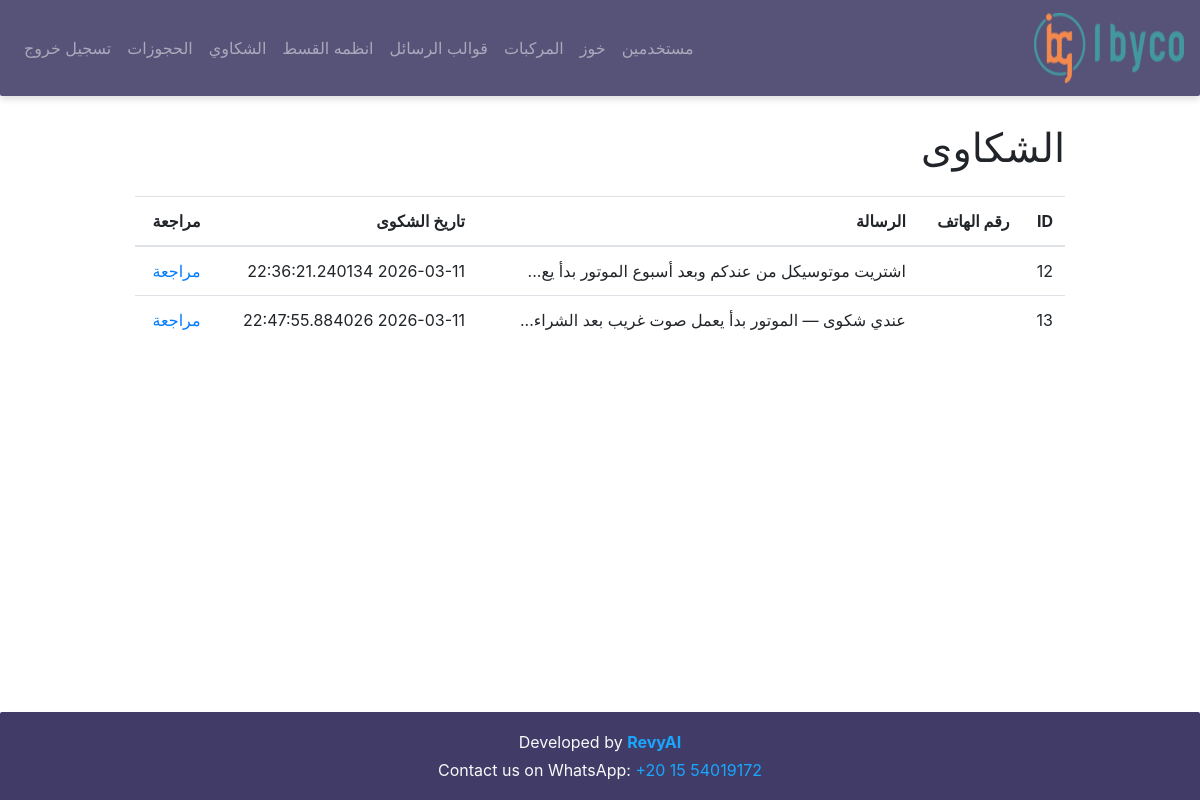
Page /complaints (signed in) on the earlier database version.
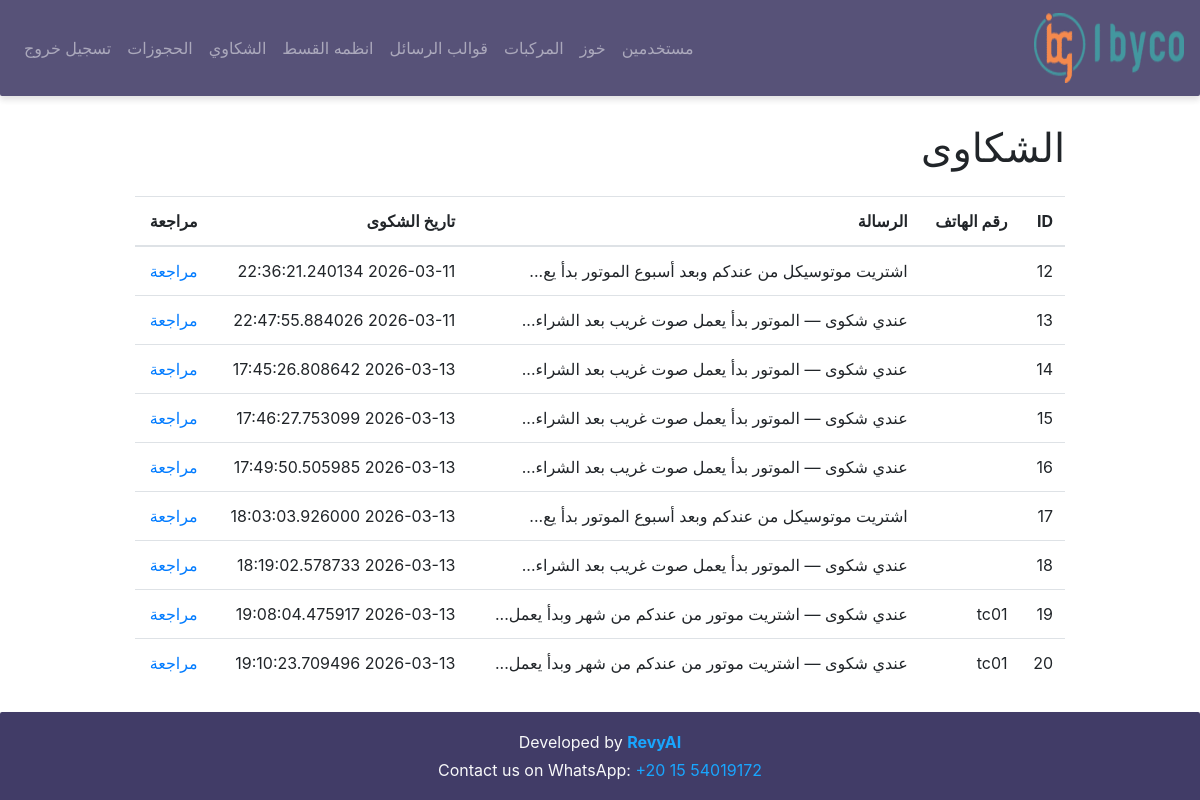
Same page on the later database version.
### models/models.py (models this page shows)
class Complaint(db.Model):
    __tablename__ = "complaints"
    id = db.Column(db.Integer, primary_key=True)
    client_id = db.Column(db.Integer, db.ForeignKey("clients.id"))
    message_text = db.Column(db.Text) # the user message
    is_resolved = db.Column(db.Boolean, default=False) # human will check it
    resolved_at = db.Column(db.DateTime)
    created_at = db.Column(db.DateTime, default=lambda: datetime.now(timezone.utc))

class Client(db.Model):
    __tablename__ = "clients"
    id = db.Column(db.Integer, primary_key=True)
    phone_number = db.Column(db.String(30), unique=True, nullable=False)
    chat_summary = db.Column(db.Text) # this col to keep the history
    last_user_reply = db.Column(db.Text) # the current message
    last_bot_reply = db.Column(db.Text) # this col to enhance the context
    last_bot_reply_type = db.Column(db.String(50)) # this col to classify the message is followup or retarget or normal reply
    last_user_message_at = db.Column(db.DateTime) # this col to detect the users dosent reply
    last_bot_message_at = db.Column(db.DateTime) # this col to avoid spamming
    info = db.Column(db.Text) # this col for info about products the client bought (it will be fill by human )
    has_purchased = db.Column(db.Boolean, default=False) # this col to know the client bought or not (it will be fill by human )
    purchase_date = db.Column(db.DateTime) # this col we use in followup schadualing
    is_active = db.Column(db.Boolean, default=True) # this col help with users dont need to send any message
    created_at = db.Column(db.DateTime, default=lambda: datetime.now(timezone.utc)) # this col will help us on analysis
    followups = db.relationship("FollowUp", backref="client", lazy=True)
    complaints = db.relationship("Complaint", backref="client", lazy=True)
    Bookings = db.relationship("Booking", backref="client", lazy=True)

### app.py (the view)
@app.route("/complaints")
@login_required
def complaints():
    complaints = Complaint.query.filter_by(is_resolved=False).all()
    return render_template("complaints.html", complaints=complaints)

### app.py (called while the page is built)
@login_manager.user_loader
def load_user(user_id):
    return Users.query.get(int(user_id))

### templates/complaints.html (shortened to what this page needs)
{% extends 'base.html' %}
{% block content %}
<h1 class="mt-4">الشكاوى</h1>
<table class="table mt-4">
<thead>
<tr>
<th>ID</th>
<th>رقم الهاتف</th>
<th>الرسالة</th>
<th>تاريخ الشكوى</th>
<th>مراجعة</th>
</tr>
</thead>
<tbody>
{% for complaint in complaints %}
<tr>
<td>{{ complaint.id }}</td>
<td>{{ complaint.client.phone_number }}</td>
<td>{{ complaint.message_text[:50] }}...</td>
<td>{{ complaint.created_at }}</td>
<td>
<a href="{{ url_for('view_complaint', id=complaint.id) }}">
مراجعة
</a>
</td>
</tr>
{% endfor %}
</tbody>
</table>
{% endblock %}

### templates/base.html (shortened to what this page needs)
<!DOCTYPE html>
<html lang="ar" dir="rtl">
<head>
    <link rel="stylesheet" href="{{ url_for('static', filename='css/bootstrap.min.css') }}">
</head>
<body>
<nav class="navbar navbar-expand-md navbar-dark bg-dark fixed-top">
    <a class="navbar-brand" href="#"><img src="{{ url_for('static', filename='images/logo-150x58.png') }}" alt="Dental Clinic" width="150" height="70"></a>
    <div class="collapse navbar-collapse" id="navbarNav">
        <ul class="navbar-nav ml-auto">
            {% if current_user.is_authenticated %}
                <li class="nav-item">
                    <a class="nav-link" href="{{ url_for('users') }}">مستخدمين</a>
                </li>
                <li class="nav-item">
                    <a class="nav-link" href="{{ url_for('helmets') }}">خوز</a>
                </li>
                <li class="nav-item">
                    <a class="nav-link" href="{{ url_for('motors') }}">المركبات</a>
                </li>
                <li class="nav-item">
                    <a class="nav-link" href="{{ url_for('followup_templates') }}">قوالب الرسائل</a>
                </li>
                <li class="nav-item">
                    <a class="nav-link" href="{{ url_for('instalments') }}">انظمه القسط</a>
                </li>
                <li class="nav-item">
                    <a class="nav-link" href="{{ url_for('complaints') }}">الشكاوي</a>
                </li>
                <li class="nav-item">
                    <a class="nav-link" href="{{ url_for('bookings') }}">الحجوزات</a>
                </li>
            {% endif %}
            {% if current_user.is_authenticated %}
                <li class="nav-item">
                    <a class="nav-link" href="{{ url_for('logout') }}">تسجيل خروج</a>
                </li>
            {% else %}
                <li class="nav-item">
                    <a class="nav-link" href="{{ url_for('index') }}">تسجيل دخول</a>
                </li>
            {% endif %}
        </ul>
    </div>
</nav>
<div class="container content" style="padding-top: 100px">
    {% with messages = get_flashed_messages(with_categories=true) %}
        <div class="alert-container" style="padding-top: 100px">
        </div>
    {% endwith %}
    {% block content %}{% endblock %}
</div>
<footer class="footer bg-dark text-light">
    <div class="container text-center py-2">
        <p class="mb-1">Developed by <strong><a  target="_blank" href="https://revyai.tech/">RevyAI</a></strong></p>
        <p class="mb-0">Contact us on WhatsApp:
            <a href="https://wa.me/201554019172"   target="_blank">
                +20 15 54019172
            </a>
        </p>    </div>
</footer>
</body>
</html>

### templates/base.html (style rules this page uses)
html, body { height: 100%; margin: 0; display: flex; flex-direction: column; }
.container { max-width: 960px; margin: 0 auto; padding-top: 100px; }
.content { flex: 1; }
.alert-container { position: fixed; top: 0; right: 0; left: 0; z-index: 1000; text-align: center; padding: 10px; }
.navbar { opacity: 0.8; background-color: #2D2757 !important; box-shadow: 0 4px 6px rgba(0, 0, 0, .15); border-radius: 0px 0px 2px 2px; }
.footer { opacity: 0.9; background-color: #2D2757 !important; box-shadow: 0 4px 6px rgba(0, 0, 0, .15); border-radius: 2px 2px 0 0; padding: 10px 0; text-align: center; margin-top: 6px; min-width: 100% !important; }
.footer a { color: #009dff; text-decoration: none; }

Differences in the rows shown:
added Complaint: id "14", message_text "عندي شكوى — الموتور بدأ يعمل صوت غريب بعد الشراء", created_at "2026-03-13 17:45:26.808642"
added Complaint: id "15", message_text "عندي شكوى — الموتور بدأ يعمل صوت غريب بعد الشراء", created_at "2026-03-13 17:46:27.753099"
added Complaint: id "16", message_text "عندي شكوى — الموتور بدأ يعمل صوت غريب بعد الشراء", created_at "2026-03-13 17:49:50.505985"
added Complaint: id "17", message_text "اشتريت موتوسيكل من عندكم وبعد أسبوع الموتور بدأ يع", created_at "2026-03-13 18:03:03.926000"
added Complaint: id "18", message_text "عندي شكوى — الموتور بدأ يعمل صوت غريب بعد الشراء", created_at "2026-03-13 18:19:02.578733"
added Complaint: id "19", client.phone_number "tc01", message_text "عندي شكوى — اشتريت موتور من عندكم من شهر وبدأ يعمل", created_at "2026-03-13 19:08:04.475917"
added Complaint: id "20", client.phone_number "tc01", message_text "عندي شكوى — اشتريت موتور من عندكم من شهر وبدأ يعمل", created_at "2026-03-13 19:10:23.709496"
